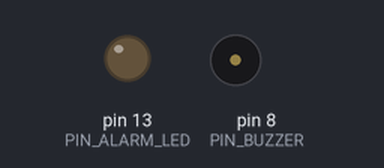
A sketch run on a simulated Arduino Uno, built with avr-gcc and run on an emulated ATmega328P. Parts: output pins drawn as LEDs (lit = HIGH), buzzer (waves = sounding, pin HIGH). Random numbers use the default seed unless the sketch sets one; what the sketch prints to the serial monitor is not drawn.

Above: at 5.8 s.
At 39.63 s:
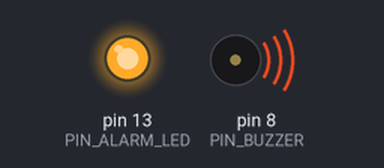
Timing chart, 0 to 40.2 s (numbered marks = the images above):
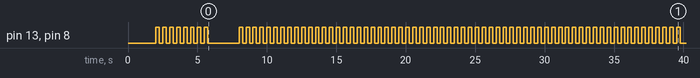

Measured:
- by itself, pin 13 (PIN_ALARM_LED), pin 8 (PIN_BUZZER): goes 7 × (HIGH 0.25 s, LOW 0.25 s), HIGH 0.25 s, LOW 2.3 s, 63 × (HIGH 0.25 s, LOW 0.25 s), HIGH 0.25 s, then LOW

The sketch:

BioMonitor.ino
```cpp
// (licence header left out)
// ── Simulation toggle ────────────────────────────────────
// Comment out this line to read from real hardware sensors.
#define SIMULATE

// ── Pin definitions ──────────────────────────────────────
constexpr uint8_t PIN_PULSE_SENSOR = A0;
constexpr uint8_t PIN_TEMP_SENSOR  = A1;
constexpr uint8_t PIN_ALARM_LED    = 13;
constexpr uint8_t PIN_BUZZER       = 8;   // set to 255 to disable

// ── Clinical thresholds ──────────────────────────────────
constexpr float   TEMP_THRESHOLD_C  = 39.0f;  // °C  (fever / hyperthermia)
constexpr uint8_t PULSE_THRESHOLD   = 100;    // BPM (tachycardia)

// ── Sampling configuration ───────────────────────────────
constexpr uint16_t SAMPLE_INTERVAL_MS   = 2000; // how often to log a reading
constexpr uint16_t PEAK_WINDOW_MS       = 500;  // window to detect one pulse peak
constexpr uint16_t PULSE_MEASURE_MS     = 10000;// BPM measurement window (10 s)

// ── ADC / voltage constants ──────────────────────────────
constexpr float ADC_REF_V    = 5.0f;    // Arduino reference voltage
constexpr float ADC_MAX      = 1023.0f; // 10-bit ADC
constexpr float MV_PER_COUNT = (ADC_REF_V / ADC_MAX) * 1000.0f; // mV per ADC step


// ╔══════════════════════════════════════════════════════════╗
// ║  class TemperatureSensor                                 ║
// ║  Reads an LM35-style analog temperature sensor.         ║
// ║  Override readRaw() for other sensor types (NTC, DS18). ║
// ╚══════════════════════════════════════════════════════════╝
class TemperatureSensor {
public:
    /**
     * @param pin      Analog pin the sensor is connected to.
     * @param threshold Alert temperature in °C.
     */
    explicit TemperatureSensor(uint8_t pin, float threshold)
        : _pin(pin), _threshold(threshold), _lastReading(0.0f) {}

    /** Initialize pin mode (analog pins don't need pinMode, but kept for clarity). */
    void begin() const {
        // analogRead works without explicit pinMode for analog pins.
    }

    /**
     * Reads the sensor and caches the result.
     * @return Temperature in °C.
     */
    float read() {
        _lastReading = convertTocelsius(readRaw());
        return _lastReading;
    }

    /** Returns the most recently read value without triggering a new read. */
    float lastReading() const { return _lastReading; }

    /** True if the cached temperature exceeds the configured threshold. */
    bool isAlert() const { return _lastReading > _threshold; }

    /** Configured alert threshold in °C. */
    float threshold() const { return _threshold; }

protected:
    /**
     * Returns a raw ADC value (0–1023).
     * In simulation mode this returns a pseudo-random plausible value.
     */
    virtual int readRaw() const {
#ifdef SIMULATE
        // Simulate ~36–40 °C (LM35 outputs 10 mV/°C → 360–400 mV → ~74–82 ADC)
        return random(71, 90);  // ~34.5 °C – 43.9 °C range, centred on normal
#else
        return analogRead(_pin);
#endif
    }

    /**
     * Converts a raw ADC reading to °C.
     * LM35 formula: Vout(mV) = Temp(°C) × 10  →  Temp = Vout_mV / 10
     */
    float convertTocelsius(int raw) const {
        float millivolts = static_cast<float>(raw) * MV_PER_COUNT;
        return millivolts / 10.0f;
    }

private:
    uint8_t _pin;
    float   _threshold;
    float   _lastReading;
};


// ╔══════════════════════════════════════════════════════════╗
// ║  class PulseSensor                                       ║
// ║  Counts heartbeat peaks in a fixed time window to       ║
// ║  derive BPM using a simple analog threshold approach.   ║
// ╚══════════════════════════════════════════════════════════╝
class PulseSensor {
public:
    /**
     * @param pin        Analog pin the sensor is connected to.
     * @param threshold  Alert BPM level.
     * @param peakLevel  ADC value above which a beat is detected (0–1023).
     */
    explicit PulseSensor(uint8_t pin, uint8_t threshold, int peakLevel = 550)
        : _pin(pin), _threshold(threshold), _peakLevel(peakLevel),
          _lastBPM(0), _beatCount(0), _windowStart(0), _inPeak(false) {}

    void begin() {
        _windowStart = millis();
    }

    /**
     * Call this as fast as possible in loop() — ideally every few ms.
     * Counts rising edges above _peakLevel within a rolling 10-second window,
     * then converts count → BPM when the window closes.
     *
     * @return true if a new BPM reading was just calculated.
     */
    bool update() {
        int raw = readRaw();

        // Detect rising edge (new peak)
        if (raw > _peakLevel && !_inPeak) {
            _inPeak = true;
            _beatCount++;
        } else if (raw <= _peakLevel) {
            _inPeak = false;
        }

        // Check if measurement window has elapsed
        unsigned long elapsed = millis() - _windowStart;
        if (elapsed >= PULSE_MEASURE_MS) {
            // BPM = beats counted in window × (60 000 ms / window duration ms)
            _lastBPM = static_cast<uint8_t>(
                (_beatCount * 60000UL) / elapsed
            );
            _beatCount   = 0;
            _windowStart = millis();
            return true;  // fresh reading available
        }
        return false;
    }

    /** Most recently calculated BPM. Updates every PULSE_MEASURE_MS ms. */
    uint8_t lastBPM() const { return _lastBPM; }

    /** True if the last BPM reading exceeds the configured threshold. */
    bool isAlert() const { return _lastBPM > _threshold; }

    /** Configured alert threshold in BPM. */
    uint8_t threshold() const { return _threshold; }

protected:
    /** Returns raw ADC value; overridden by simulation. */
    virtual int readRaw() const {
#ifdef SIMULATE
        // Simulate a heartbeat signal: sine-like pulses at 60–110 BPM.
        // We simply return random peaks to mimic real sensor noise.
        // 5% of samples exceed the peak level to simulate beats.
        return (random(0, 100) < 5) ? 600 : random(300, 500);
#else
        return analogRead(_pin);
#endif
    }

private:
    uint8_t       _pin;
    uint8_t       _threshold;
    int           _peakLevel;
    uint8_t       _lastBPM;
    uint16_t      _beatCount;
    unsigned long _windowStart;
    bool          _inPeak;
};


// ╔══════════════════════════════════════════════════════════╗
// ║  class AlarmController                                   ║
// ║  Drives an LED (and optional buzzer) with a non-        ║
// ║  blocking blink pattern when an alert is active.        ║
// ╚══════════════════════════════════════════════════════════╝
class AlarmController {
public:
    /**
     * @param ledPin    Digital output pin for the alarm LED.
     * @param buzzerPin Digital output pin for an active buzzer.
     *                  Pass 255 to disable buzzer.
     * @param blinkMs   LED on/off duration in milliseconds.
     */
    explicit AlarmController(uint8_t ledPin, uint8_t buzzerPin = 255,
                             uint16_t blinkMs = 300)
        : _ledPin(ledPin), _buzzerPin(buzzerPin), _blinkMs(blinkMs),
          _active(false), _ledState(false), _lastToggle(0) {}

    void begin() const {
        pinMode(_ledPin, OUTPUT);
        digitalWrite(_ledPin, LOW);
        if (_buzzerPin != 255) {
            pinMode(_buzzerPin, OUTPUT);
            digitalWrite(_buzzerPin, LOW);
        }
    }

    /**
     * Set alarm state.  Must call update() in loop() to run the blink pattern.
     * @param state true = alarm on, false = alarm off.
     */
    void setAlarm(bool state) {
        _active = state;
        if (!state) {
            // Immediately silence everything when alarm is cleared
            digitalWrite(_ledPin, LOW);
            if (_buzzerPin != 255) digitalWrite(_buzzerPin, LOW);
            _ledState = false;
        }
    }

    bool isActive() const { return _active; }

    /**
     * Non-blocking blink driver.  Call every loop iteration.
     */
    void update() {
        if (!_active) return;

        unsigned long now = millis();
        if (now - _lastToggle >= _blinkMs) {
            _ledState = !_ledState;
            digitalWrite(_ledPin, _ledState ? HIGH : LOW);
            if (_buzzerPin != 255) {
                digitalWrite(_buzzerPin, _ledState ? HIGH : LOW);
            }
            _lastToggle = now;
        }
    }

private:
    uint8_t       _ledPin;
    uint8_t       _buzzerPin;
    uint16_t      _blinkMs;
    bool          _active;
    bool          _ledState;
    unsigned long _lastToggle;
};


// ╔══════════════════════════════════════════════════════════╗
// ║  class SerialLogger                                      ║
// ║  Formats and prints readings to Serial Monitor.         ║
// ╚══════════════════════════════════════════════════════════╝
class SerialLogger {
public:
    explicit SerialLogger(uint32_t baudRate = 9600) : _baud(baudRate) {}

    void begin() const {
        Serial.begin(_baud);
        while (!Serial) {}  // wait for USB serial on Leonardo / Micro

        Serial.println(F("================================================"));
        Serial.println(F("  BioMonitor — Pulse & Temperature Alert System"));
        Serial.println(F("================================================"));
        Serial.println(F("  Time(ms) | Temp(C) | BPM  | Status"));
        Serial.println(F("------------------------------------------------"));
    }

    /**
     * Logs one reading row.
     * @param tempC      Temperature in °C.
     * @param bpm        Heart rate in BPM.
     * @param alarmOn    Whether any threshold is currently breached.
     * @param tempAlert  Which sensor triggered (for the message).
     * @param pulseAlert Which sensor triggered (for the message).
     */
    void log(float tempC, uint8_t bpm, bool alarmOn,
             bool tempAlert, bool pulseAlert) const {
        char buf[56];
        // Right-pad timestamp in a fixed column
        snprintf(buf, sizeof(buf), "  %8lu |  %5.2f  |  %3u | ",
                 millis(), tempC, bpm);
        Serial.print(buf);

        if (!alarmOn) {
            Serial.println(F("OK"));
        } else {
            Serial.print(F("ALERT"));
            if (tempAlert)  Serial.print(F(" [HIGH TEMP]"));
            if (pulseAlert) Serial.print(F(" [HIGH BPM]"));
            Serial.println();
        }
    }

private:
    uint32_t _baud;
};


// ╔══════════════════════════════════════════════════════════╗
// ║  Global instances                                        ║
// ╚══════════════════════════════════════════════════════════╝
TemperatureSensor tempSensor(PIN_TEMP_SENSOR, TEMP_THRESHOLD_C);
PulseSensor       pulseSensor(PIN_PULSE_SENSOR, PULSE_THRESHOLD);
AlarmController   alarm(PIN_ALARM_LED, PIN_BUZZER, 250);
SerialLogger      logger(9600);

// Tracks when we last printed a summary line (independent of BPM window)
unsigned long lastLogTime = 0;


// ╔══════════════════════════════════════════════════════════╗
// ║  setup()                                                 ║
// ╚══════════════════════════════════════════════════════════╝
void setup() {
    randomSeed(analogRead(2)); // seed RNG from floating pin (simulation only)

    tempSensor.begin();
    pulseSensor.begin();
    alarm.begin();
    logger.begin();
}


// ╔══════════════════════════════════════════════════════════╗
// ║  loop()                                                  ║
// ╚══════════════════════════════════════════════════════════╝
void loop() {
    // 1. Keep the pulse-peak detector running every iteration
    bool newBPM = pulseSensor.update();

    // 2. Read temperature on each SAMPLE_INTERVAL tick
    unsigned long now = millis();
    if (now - lastLogTime >= SAMPLE_INTERVAL_MS || newBPM) {

        float   tempC = tempSensor.read();
        uint8_t bpm   = pulseSensor.lastBPM();

        bool tempAlert  = tempSensor.isAlert();
        bool pulseAlert = pulseSensor.isAlert();
        bool anyAlert   = tempAlert || pulseAlert;

        // 3. Update alarm state
        alarm.setAlarm(anyAlert);

        // 4. Log to Serial Monitor
        logger.log(tempC, bpm, anyAlert, tempAlert, pulseAlert);

        lastLogTime = now;
    }

    // 5. Drive the non-blocking LED blink (must be called every loop)
    alarm.update();
}
```
